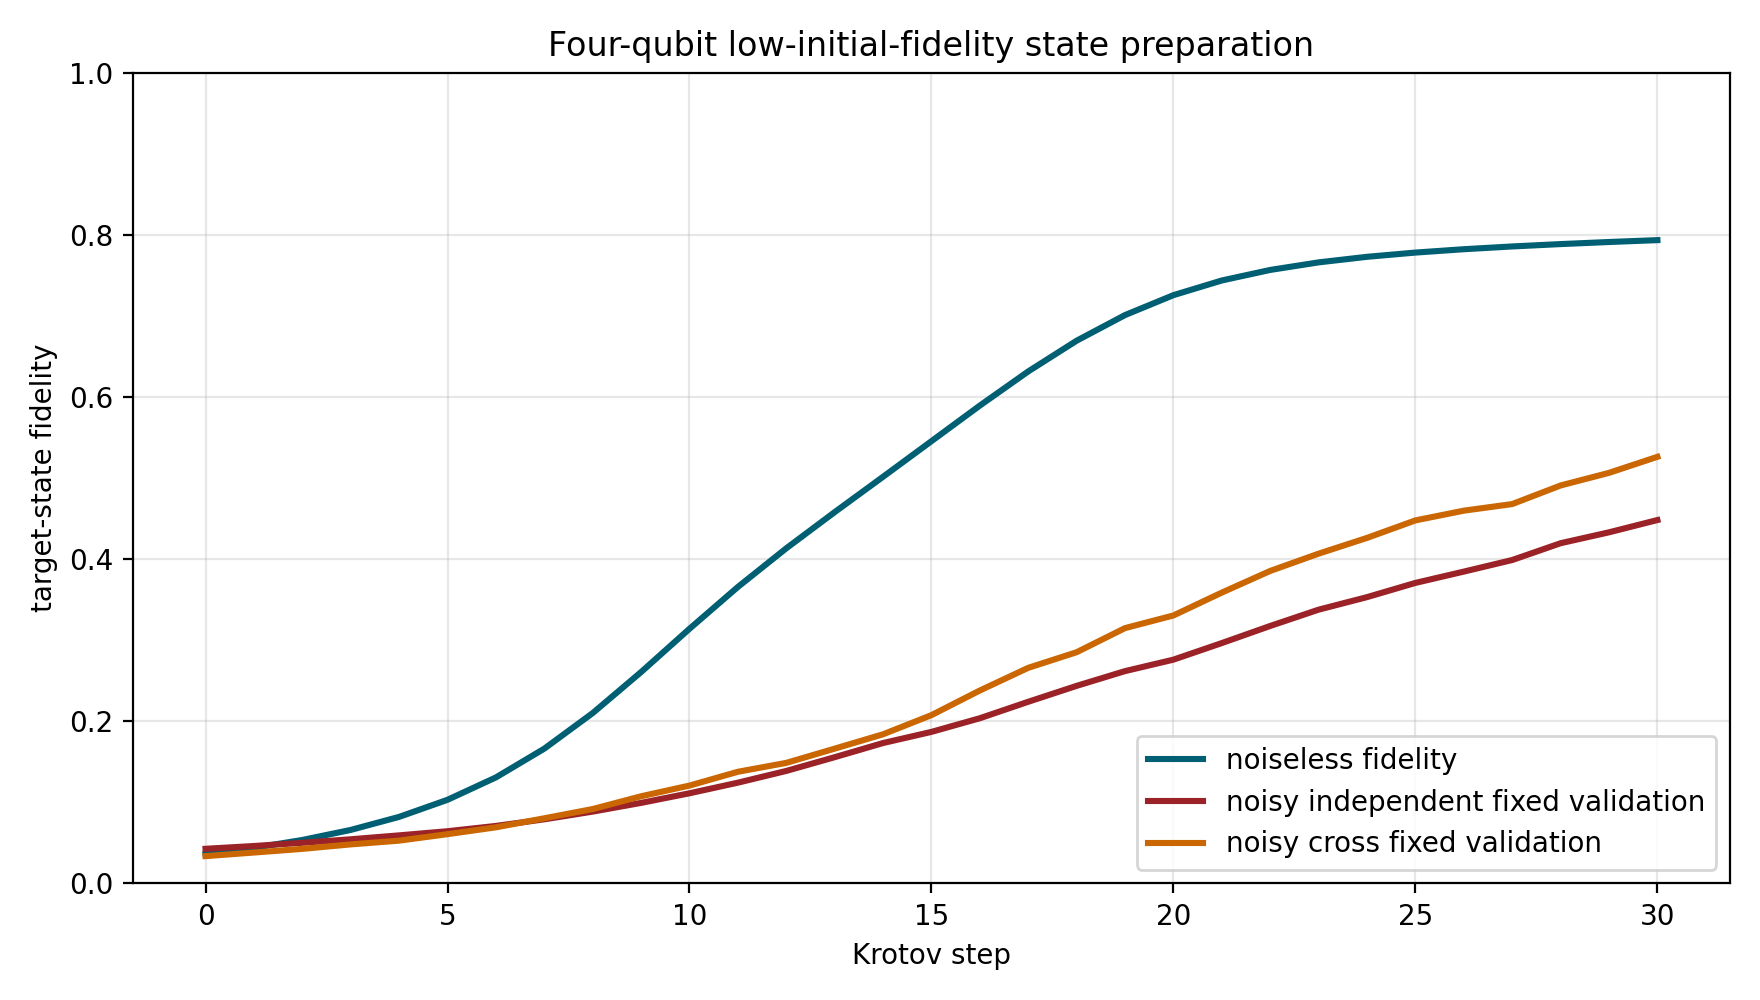

Generate this figure with Python:
# Copyright (c) 2025 - 2026 Chair for Design Automation, TUM
# All rights reserved.
#
# SPDX-License-Identifier: MIT
#
# Licensed under the MIT License

"""Four-qubit low-initial-fidelity Krotov state-preparation diagnostic."""

from __future__ import annotations

import csv
import os
import sys
from pathlib import Path
from typing import Literal

import matplotlib.pyplot as plt  # ty: ignore[unresolved-import]
import numpy as np

REPO_ROOT = Path(__file__).resolve().parents[1]
if str(REPO_ROOT) not in sys.path:
    sys.path.insert(0, str(REPO_ROOT))

from mqt.yaqs.core.data_structures.mps import MPS  # noqa: E402
from mqt.yaqs.core.data_structures.noise_model import NoiseModel  # noqa: E402
from mqt.yaqs.optimization import (  # noqa: E402
    KrotovTJMOptions,
    KrotovTruncation,
    ParameterizedCircuit,
    ParameterizedGate,
    noisy_state_preparation_contribution,
    noisy_state_preparation_metrics,
    state_preparation_contribution,
    state_preparation_metrics,
)
from mqt.yaqs.optimization.krotov import forward_states  # noqa: E402

NUM_QUBITS = 4
NUM_LAYERS = 3
NUM_STEPS = int(os.environ.get("YAQS_FOUR_QUBIT_STEPS", "30"))
GAMMA = 0.002
TARGET_SEED = 123


def build_ansatz(num_qubits: int, num_layers: int) -> ParameterizedCircuit:
    """Build a small nearest-neighbor ansatz with a reachable random target.

    Returns:
        Parameterized circuit with one scalar parameter per primitive gate.
    """
    gates: list[ParameterizedGate] = []
    parameter_index = 0
    for _layer in range(num_layers):
        for site in range(num_qubits):
            gates.append(ParameterizedGate("ry", (site,), param_index=parameter_index))
            parameter_index += 1
            gates.append(ParameterizedGate("rz", (site,), param_index=parameter_index))
            parameter_index += 1
        for site in range(num_qubits - 1):
            gates.append(ParameterizedGate("rxx", (site, site + 1), param_index=parameter_index))
            parameter_index += 1
            gates.append(ParameterizedGate("ryy", (site, site + 1), param_index=parameter_index))
            parameter_index += 1
            gates.append(ParameterizedGate("rzz", (site, site + 1), param_index=parameter_index))
            parameter_index += 1

    for site in range(num_qubits):
        gates.append(ParameterizedGate("ry", (site,), param_index=parameter_index))
        parameter_index += 1
        gates.append(ParameterizedGate("rz", (site,), param_index=parameter_index))
        parameter_index += 1

    return ParameterizedCircuit(num_qubits, gates, num_params=parameter_index)


def build_target(circuit: ParameterizedCircuit, truncation: KrotovTruncation) -> np.ndarray:
    """Generate a reachable four-qubit target state.

    Returns:
        Dense target statevector.
    """
    rng = np.random.default_rng(TARGET_SEED)
    target_theta = rng.normal(scale=1.2, size=circuit.num_params)
    return forward_states(circuit, target_theta, np.array([]), MPS(NUM_QUBITS), truncation)[-1].to_vec()


def build_noise_model() -> NoiseModel:
    """Build weak local Pauli X/Y/Z noise on every qubit.

    Returns:
        Local Pauli noise model.
    """
    return NoiseModel([
        {"name": name, "sites": [site], "strength": GAMMA}
        for site in range(NUM_QUBITS)
        for name in ("pauli_x", "pauli_y", "pauli_z")
    ])


def run_noiseless(
    circuit: ParameterizedCircuit,
    initial_theta: np.ndarray,
    target: np.ndarray,
    truncation: KrotovTruncation,
) -> list[dict[str, float | int | str]]:
    """Run deterministic Krotov from the bad initial state.

    Returns:
        Per-iteration trace rows.
    """
    theta = initial_theta.copy()
    rows: list[dict[str, float | int | str]] = []
    for iteration in range(NUM_STEPS + 1):
        loss, fidelity = state_preparation_metrics(circuit, theta, target, truncation=truncation)
        rows.append({
            "method": "noiseless",
            "iteration": iteration,
            "fixed_noisy_fidelity": "",
            "noiseless_fidelity": fidelity,
            "loss": loss,
            "gradient_norm": 0.0,
        })
        if iteration < NUM_STEPS:
            contribution, _loss, _fidelity = state_preparation_contribution(
                circuit,
                theta,
                target,
                MPS(NUM_QUBITS),
                truncation,
            )
            rows[-1]["gradient_norm"] = float(np.linalg.norm(contribution))
            theta -= 0.3 * contribution
    return rows


def run_noisy(
    circuit: ParameterizedCircuit,
    initial_theta: np.ndarray,
    target: np.ndarray,
    noise_model: NoiseModel,
    truncation: KrotovTruncation,
    *,
    update: Literal["independent", "cross"],
    train_trajectories: int,
    validation_trajectories: int,
) -> list[dict[str, float | int | str]]:
    """Run noisy Krotov and validate every step on fixed trajectory maps.

    Returns:
        Per-iteration trace rows.
    """
    theta = initial_theta.copy()
    train_options = KrotovTJMOptions(
        num_trajectories=train_trajectories,
        random_seed=222,
        trajectory_update=update,
        apply_noise_to="two-qubit",
    )
    validation_options = KrotovTJMOptions(
        num_trajectories=validation_trajectories,
        random_seed=999,
        trajectory_update=update,
        apply_noise_to="two-qubit",
    )
    _contribution, _loss, _fidelity, validation_trajectories_data = noisy_state_preparation_contribution(
        circuit,
        initial_theta,
        target,
        noise_model,
        validation_options,
        MPS(NUM_QUBITS),
        truncation,
    )
    fixed_validation_maps = [trajectory.noise_maps for trajectory in validation_trajectories_data]

    rows: list[dict[str, float | int | str]] = []
    for iteration in range(NUM_STEPS + 1):
        loss, fixed_noisy_fidelity, _trajectory_fidelities = noisy_state_preparation_metrics(
            circuit,
            theta,
            target,
            noise_model,
            validation_options,
            truncation=truncation,
            fixed_noise_maps=fixed_validation_maps,
        )
        _noiseless_loss, noiseless_fidelity = state_preparation_metrics(
            circuit,
            theta,
            target,
            truncation=truncation,
        )
        rows.append({
            "method": f"noisy-{update}",
            "iteration": iteration,
            "fixed_noisy_fidelity": fixed_noisy_fidelity,
            "noiseless_fidelity": noiseless_fidelity,
            "loss": loss,
            "gradient_norm": 0.0,
        })
        if iteration < NUM_STEPS:
            contribution, _loss, _fidelity, _trajectories = noisy_state_preparation_contribution(
                circuit,
                theta,
                target,
                noise_model,
                train_options,
                MPS(NUM_QUBITS),
                truncation,
                iteration=iteration,
            )
            rows[-1]["gradient_norm"] = float(np.linalg.norm(contribution))
            theta -= 0.2 * contribution
    return rows


def save_csv(rows: list[dict[str, float | int | str]], path: Path) -> None:
    """Save diagnostic trace rows."""
    fieldnames = ["method", "iteration", "fixed_noisy_fidelity", "noiseless_fidelity", "loss", "gradient_norm"]
    with path.open("w", encoding="utf-8", newline="") as handle:
        writer = csv.DictWriter(handle, fieldnames=fieldnames)
        writer.writeheader()
        writer.writerows(rows)


def save_plot(rows: list[dict[str, float | int | str]], path: Path) -> None:
    """Plot fidelity improvement from the bad initial state."""
    fig, ax = plt.subplots(figsize=(8.8, 5.0))
    for method, color in [
        ("noiseless", "#005f73"),
        ("noisy-independent", "#9b2226"),
        ("noisy-cross", "#ca6702"),
    ]:
        method_rows = [row for row in rows if row["method"] == method]
        x = np.asarray([int(row["iteration"]) for row in method_rows])
        if method == "noiseless":
            y = np.asarray([float(row["noiseless_fidelity"]) for row in method_rows])
            label = "noiseless fidelity"
        else:
            y = np.asarray([float(row["fixed_noisy_fidelity"]) for row in method_rows])
            label = method.replace("-", " ") + " fixed validation"
        ax.plot(x, y, linewidth=2.2, label=label, color=color)

    ax.set_xlabel("Krotov step")
    ax.set_ylabel("target-state fidelity")
    ax.set_title("Four-qubit low-initial-fidelity state preparation")
    ax.set_ylim(0.0, 1.0)
    ax.grid(alpha=0.3)
    ax.legend(loc="lower right")
    fig.tight_layout()
    fig.savefig(path, dpi=200)
    plt.close(fig)


def main() -> None:
    """Run the four-qubit Krotov diagnostic."""
    truncation = KrotovTruncation()
    circuit = build_ansatz(NUM_QUBITS, NUM_LAYERS)
    target = build_target(circuit, truncation)
    initial_theta = np.zeros(circuit.num_params, dtype=np.float64)
    noise_model = build_noise_model()

    rows = run_noiseless(circuit, initial_theta, target, truncation)
    rows.extend(
        run_noisy(
            circuit,
            initial_theta,
            target,
            noise_model,
            truncation,
            update="independent",
            train_trajectories=16,
            validation_trajectories=32,
        )
    )
    rows.extend(
        run_noisy(
            circuit,
            initial_theta,
            target,
            noise_model,
            truncation,
            update="cross",
            train_trajectories=4,
            validation_trajectories=12,
        )
    )

    output_dir = Path(__file__).parent
    csv_path = output_dir / f"krotov_four_qubit_low_fidelity_test_steps{NUM_STEPS}.csv"
    plot_path = output_dir / f"krotov_four_qubit_low_fidelity_test_steps{NUM_STEPS}.png"
    save_csv(rows, csv_path)
    save_plot(rows, plot_path)

    initial_noiseless = float(rows[0]["noiseless_fidelity"])
    final_noiseless = float([row for row in rows if row["method"] == "noiseless"][-1]["noiseless_fidelity"])
    independent_rows = [row for row in rows if row["method"] == "noisy-independent"]
    cross_rows = [row for row in rows if row["method"] == "noisy-cross"]
    sys.stdout.write(
        "\n".join((
            f"num_qubits={NUM_QUBITS}, num_layers={NUM_LAYERS}, num_params={circuit.num_params}",
            f"gamma={GAMMA}",
            f"initial_noiseless_fidelity={initial_noiseless:.12f}",
            f"final_noiseless_fidelity={final_noiseless:.12f}",
            ("noisy_independent_fixed_validation="
            f"{float(independent_rows[0]['fixed_noisy_fidelity']):.12f}"
            f" -> {float(independent_rows[-1]['fixed_noisy_fidelity']):.12f}"),
            ("noisy_cross_fixed_validation="
            f"{float(cross_rows[0]['fixed_noisy_fidelity']):.12f}"
            f" -> {float(cross_rows[-1]['fixed_noisy_fidelity']):.12f}"),
            f"trace_csv={csv_path}",
            f"plot_png={plot_path}",
            "",
        ))
    )


if __name__ == "__main__":
    main()
